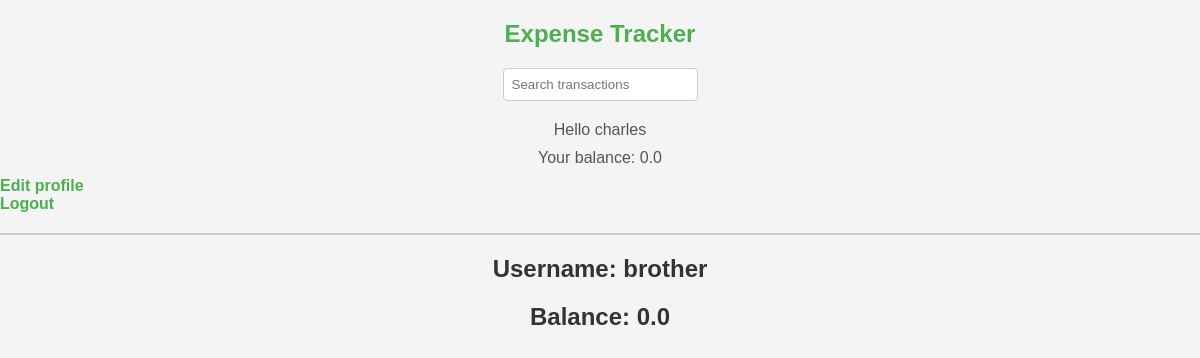
The app's page /profile/26 (signed in), older data.
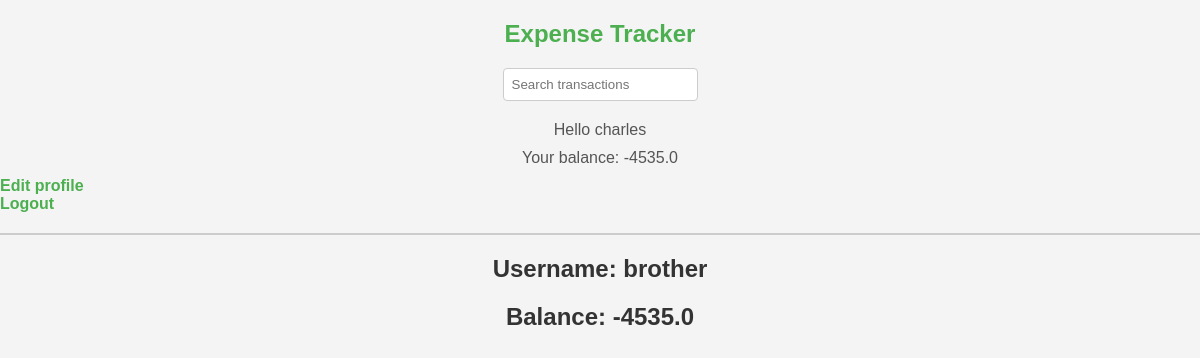
The same page, newer data.
### base/models.py (models this page shows)
class User(auth_user):
    balance = models.FloatField(null=False, default=0)
    is_visible = models.BooleanField(default=True)
    date_create = models.DateTimeField(auto_now_add=True)
    date_update = models.DateTimeField(auto_now=True)

### base/views.py (the view)
# urls.py: path('profile/<str:id>', views.user_profile, name='profile'),
@login_required(login_url='login')
def user_profile(request, id):
    user = auth_user.objects.get(id=id)
    myUser = User.objects.get(user_ptr_id=id)
    context = {'user': user, 'myUser': myUser}
    return render(request, 'profile.html', context)

### templates/profile.html
{% extends 'main.html' %}
{% block content %}
<h1>Username: {{user.username}}</h1>
<h1>Balance: {{myUser.balance}}</h1>
{% endblock content %}

### templates/main.html (shortened to what this page needs)
<!DOCTYPE html>
<html lang="en">
<head>
</head>
<body>
    {% include 'navbar.html' %}
    {% block content %}
    {% endblock %}
</body>
</html>

### templates/navbar.html (shortened to what this page needs)
<!DOCTYPE html>
<html lang="en">
<head>
</head>
<body>
    <div class="all">
        <h1><a href="/">Expense Tracker</a></h1>
        <form method="GET" action="{% url 'transactions' %}">
            <input type="text" name="search" placeholder="Search transactions"/>
        </form>
        {% if request.user.is_authenticated %}
            <p>Hello {{ request.user }}</p>
            <p>Your balance: {{ myUser.balance }}</p>
            <a href="{% url 'profile' request.user.id %}">Edit profile</a><br>
            <a href="{% url 'logout' %}">Logout</a>
        {% else %}
            <a href="{% url 'login' %}">Login</a>
        {% endif %}
        <hr>
    </div>
</body>
</html>

### templates/navbar.html (style rules this page uses)
body { font-family: 'Arial', sans-serif; background-color: #f4f4f4; margin: 0; padding: 0; flex-direction: column; align-items: center; }
div { padding: auto; }
h1 { color: #333; text-align: center; margin: 20px 0; text-decoration: none; font-size: 24px; }
form { display: flex; justify-content: center; margin-bottom: 20px; }
input[type="text"] { padding: 8px; border: 1px solid #ccc; border-radius: 4px; }
p { text-align: center; margin: 10px 0; color: #555; }
a { text-decoration: none; color: #4caf50; font-weight: bold; }
hr { width: 100%; border: 1px solid #ccc; margin: 20px 0; }

Row changes from the older to the newer data that the page shows:
changed User: balance "0.0" → "-4535.0"
